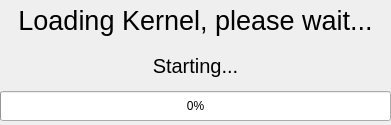
<?xml version="1.0" encoding="UTF-8"?>
<ui version="4.0">
 <class>Form</class>
 <widget class="QDialog" name="Form">
  <property name="windowModality">
   <enum>Qt::ApplicationModal</enum>
  </property>
  <property name="geometry">
   <rect>
    <x>0</x>
    <y>0</y>
    <width>391</width>
    <height>125</height>
   </rect>
  </property>
  <property name="windowTitle">
   <string>Loading...</string>
  </property>
  <property name="windowIcon">
   <iconset resource="ImageSources.qrc">
    <normaloff>:/Tux/Tux.png</normaloff>:/Tux/Tux.png</iconset>
  </property>
  <property name="modal">
   <bool>true</bool>
  </property>
  <widget class="QWidget" name="verticalLayoutWidget">
   <property name="geometry">
    <rect>
     <x>0</x>
     <y>0</y>
     <width>391</width>
     <height>121</height>
    </rect>
   </property>
   <layout class="QVBoxLayout" name="verticalLayout">
    <item>
     <widget class="QLabel" name="label">
      <property name="font">
       <font>
        <family>Arial</family>
        <pointsize>20</pointsize>
       </font>
      </property>
      <property name="text">
       <string>Loading Kernel, please wait...</string>
      </property>
      <property name="alignment">
       <set>Qt::AlignCenter</set>
      </property>
     </widget>
    </item>
    <item>
     <widget class="QLabel" name="Status">
      <property name="font">
       <font>
        <family>Arial</family>
        <pointsize>15</pointsize>
       </font>
      </property>
      <property name="text">
       <string>Starting...</string>
      </property>
      <property name="alignment">
       <set>Qt::AlignCenter</set>
      </property>
     </widget>
    </item>
    <item>
     <widget class="QProgressBar" name="progressBar">
      <property name="minimumSize">
       <size>
        <width>0</width>
        <height>30</height>
       </size>
      </property>
      <property name="maximum">
       <number>10</number>
      </property>
      <property name="value">
       <number>0</number>
      </property>
      <property name="alignment">
       <set>Qt::AlignCenter</set>
      </property>
      <property name="textVisible">
       <bool>true</bool>
      </property>
      <property name="invertedAppearance">
       <bool>false</bool>
      </property>
      <property name="textDirection">
       <enum>QProgressBar::TopToBottom</enum>
      </property>
     </widget>
    </item>
   </layout>
  </widget>
 </widget>
 <resources>
  <include location="ImageSources.qrc"/>
 </resources>
 <connections/>
</ui>
